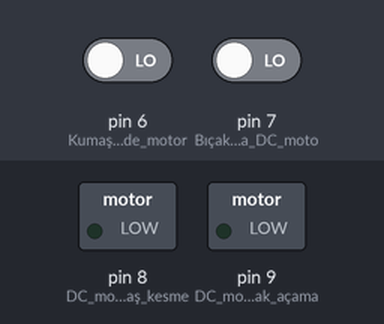
The sketch below on a simulated Arduino Uno, built with avr-gcc and run on an emulated ATmega328P. On the bench: switched loads named in the sketch (green lamp = pin HIGH). Inputs (shaded band) come from the test bench; at power-on: pin 7 (Bıçak_açıldığında_DC_moto) LOW, pin 6 (Kumaş_kesildiğinde_motor) LOW.

Above: at 18.0 s.
18.1 s: pin 7 (Bıçak_açıldığında_DC_moto) driven HIGH
At 22.2 s:
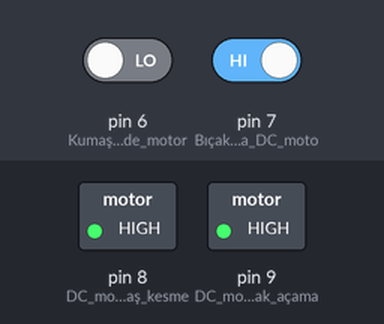
At 23.7 s:
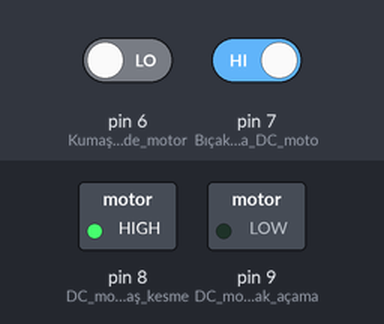
24.4 s: pin 6 (Kumaş_kesildiğinde_motor) driven HIGH
At 25.7 s:
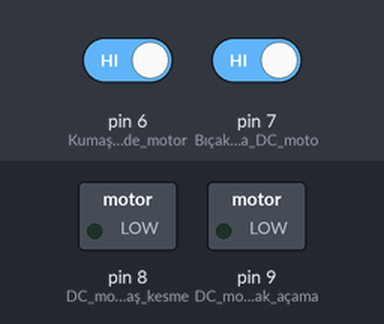
Timing chart, 0 to 27.4 s (numbered marks = the images above; inputs shaded):
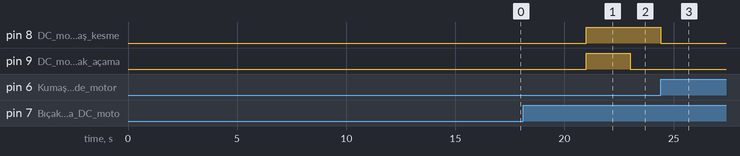

The sketch:

kumaskesici.ino
```cpp
/*

*/

int bekleme ;

void setup() {
  pinMode(13, OUTPUT); // step motor sürücüsüne L298
  pinMode(12, OUTPUT); // step motor sürücüsüne L298
  pinMode(11, OUTPUT); // step motor sürücüsüne L298
  pinMode(10, OUTPUT); // step motor sürücüsüne L298
  pinMode(9, OUTPUT); // DC motor bıçak açama
  pinMode(8, OUTPUT); // DC motor kumaş kesme

  pinMode(7, INPUT); // Bıçak açıldığında DC motor duracak
  pinMode(6, INPUT); // Kumaş kesildiğinde motor duracak

  pinMode(13, LOW);
  pinMode(12, LOW);
  pinMode(11, LOW);
  pinMode(10, LOW);
  pinMode(9, HIGH);
  pinMode(8, HIGH);

  bekleme = 50 ;
  }


void loop() {

for (int i = 1 ; i <= 100 ; i++) {

  digitalWrite (13 , LOW);
  digitalWrite (12 , LOW);
  digitalWrite (11 , LOW);
  digitalWrite (10 , HIGH);
  delay (bekleme);
  digitalWrite (13 , LOW);
  digitalWrite (12 , LOW);
  digitalWrite (11 , HIGH);
  digitalWrite (10 , LOW);
  delay (bekleme);
  digitalWrite (13 , LOW);
  digitalWrite (12 , HIGH);
  digitalWrite (11 , LOW);
  digitalWrite (10 , LOW);
  delay (bekleme);
  digitalWrite (13 , HIGH);
  digitalWrite (12 , LOW);
  digitalWrite (11 , LOW);
  digitalWrite (10 , LOW);
  delay (bekleme);
}
digitalWrite (13 , LOW);
digitalWrite (12 , LOW);
digitalWrite (11 , LOW);
digitalWrite (10 , LOW);

delay(1000);

digitalWrite (9 , HIGH);
digitalWrite (8 , LOW);

while(1) {
  int swac = digitalRead (7);
  if (swac == HIGH) {
  digitalWrite (9 , HIGH);
  digitalWrite (8 , HIGH);
  break;
} else {
}
}
delay(2000);

digitalWrite (9 , LOW);
digitalWrite (8 , HIGH);

while(1) {
  int swkapat = digitalRead (6);
  if (swkapat == HIGH) {
  digitalWrite (9 , LOW);
  digitalWrite (8 , LOW);
  break;
} else {
}
}
delay(2000);
}
```

Measured:
- after the input at 18.1 s, pin 8 (DC_motor_kumaş_kesme): LOW → HIGH after 2.9 s
- after the input at 24.4 s, pin 8 (DC_motor_kumaş_kesme): HIGH → LOW at once
